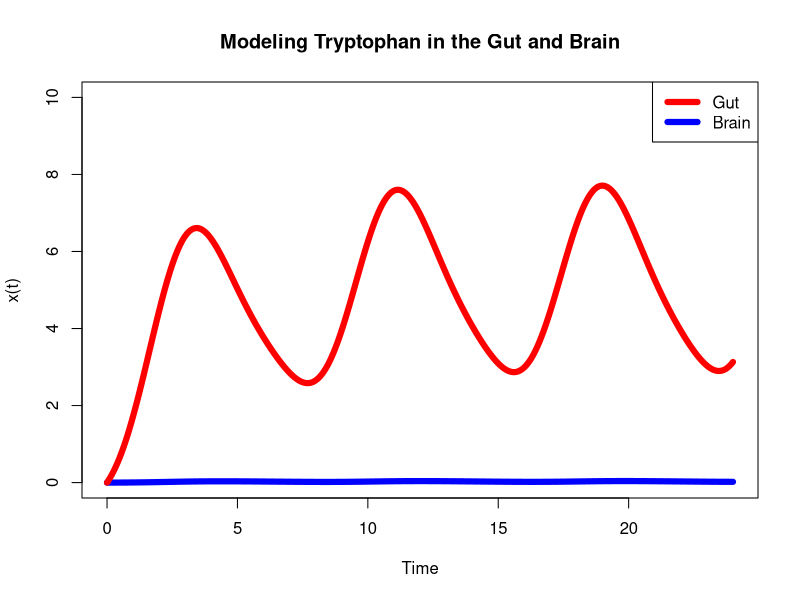
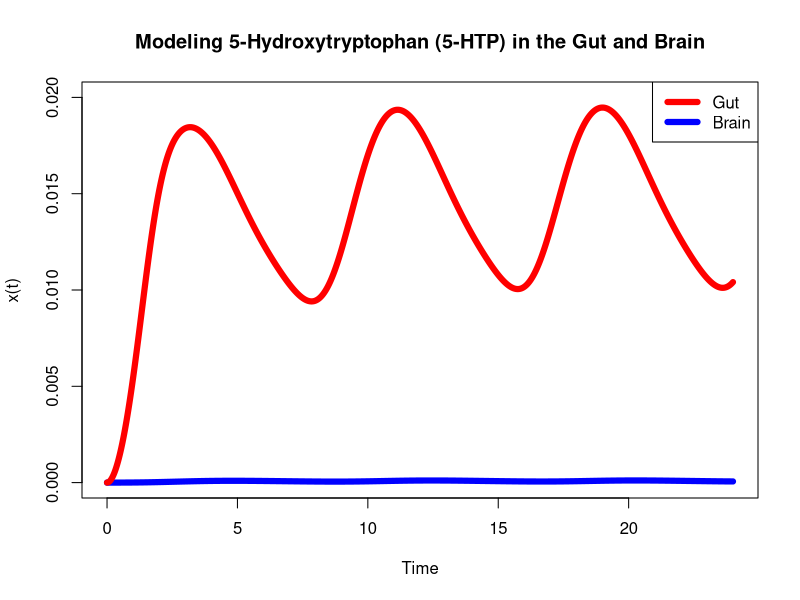
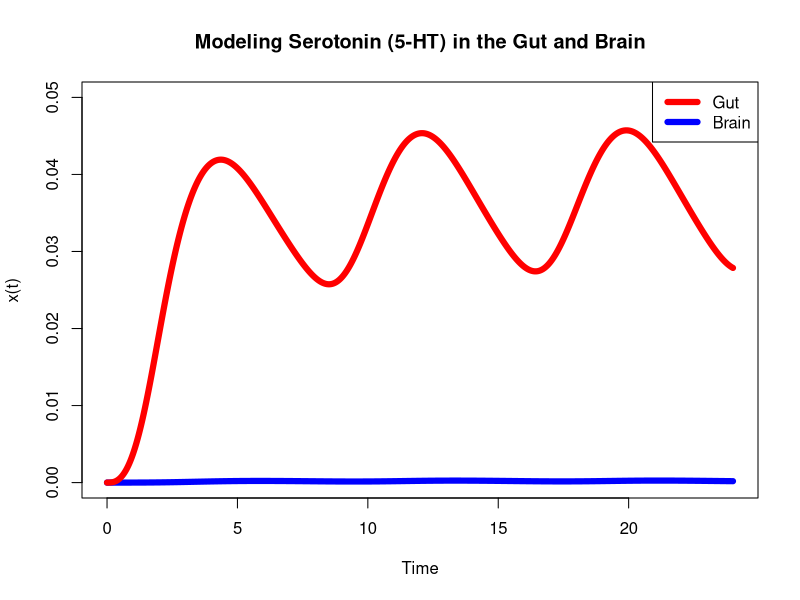

These charts were generated, in order, by the following R code:
library(deSolve)  

food = function(t){
  food = (sin(0.8*t)+1)^2
}

BBBode = function(t,x,parms){
  d1 = parms[1]
  d2 = parms[2]
  d3 = parms[3]
  d4 = parms[4]
  d5 = parms[5]
  d6 = parms[6]
  K1 = parms[7]
  K2 = parms[8]
  K3 = parms[9]
  K4 = parms[10]
  K5 = parms[11]
  Ki = parms[12]
  p1 = parms[13]
  p2 = parms[14]
  V1 = parms[15]
  V2 = parms[16]
  V3 = parms[17]
  V4 = parms[18]
  TPHB = parms[19]
  TPHG = parms[20]
  TB = x[1]
  TG = x[2]
  PB = x[3]
  PG = x[4]
  HB = x[5]
  HG = x[6]
  s = food(t) # describes food going in as a function of time
  
  dTBdt = V1*TG/(K1+TG) - (d2*TB) - (((0.01*V3*TB*TPHB)/((K3+TB+(TB^2/Ki))*(K4 + TPHB)))*(1.5-(HB^2/(0.0007682 + HB^2))))
  dTGdt = s - (V1*TG)/(K1 + TG) - (d1*TG) - (((0.02*V2*TG*TPHG)/((K2+TG+(TG^2/Ki))*(K4 + TPHG)))*(1.5-(HG^2/(0.0007682 + HG^2))))
  dPBdt = (((0.01*V3*TB*TPHB)/((K3+TB+(TB^2/Ki))*(K4 + TPHB)))*(1.5-(HB^2/(0.0007682 + HB^2)))) - ((V4*PB)/(K5+PB))
  dPGdt = (((0.02*V2*TG*TPHG)/((K2+TG+(TG^2/Ki))*(K4 + TPHG)))*(1.5-(HG^2/(0.0007682 + HG^2)))) - ((V4*PG)/(K5+PG))
  dHBdt = ((V4*PB)/(K5+PB)) - d5*HB
  dHGdt = ((V4*PG)/(K5+PG)) - d5*HG
  
  xdot = c(dTBdt,dTGdt, dPBdt, dPGdt, dHBdt, dHGdt)
  list(xdot)   
}

## Set the parameters
d1 = 0.277 # we got this number using the half life of tryptophan which is 2/2.5 hrs
d2 = 1
d3 = 1
d4 = 1
d5 = 1
d6 = 1
K1 = 64
K2 = 40
K3 = 40
K4 = 20
K5 = 160
Ki = 1000
p1 = 1
p2 = 1
V1 = 400*0.001 # trying to get serotonin in gut 9 times serotonin in brain since 90% of serotonin synthesis is done in gut
V2 = 400
V3 = 400
V4 = 400

TPHB = p2/d3
TPHG = p1/d4
# USE STEADY STATE FOR TPHB and TPHG

# put them in a vector
parms = c(d1, d2, d3, d4, d5, d6, K1, K2, K3, K4, K5, Ki, p1, p2, V1, V2, V3, V4, TPHB, TPHG)

## Set the initial condition
TB0 = 0 
TG0 = 0
PB0 = 0
PG0 = 0
HB0 = 0
HG0 = 0
## Set the time interval for the integration
t0 = 0
tf = 24
dt =.001

## Solve the ode
sol = ode(func = BBBode, y = c(TB0,TG0,PB0,PG0,HB0,HG0), times = seq(t0,tf,by = dt),parms = parms)
## The first column of the solution is the time values, the next columns are the state variables

## Plot the first solution
plot(sol[,1],sol[,2],type = 'l', lwd = 6, col = 'blue',
     xlab = 'Time',ylab = 'x(t)',ylim=c(0,10),
     main = 'Modeling Tryptophan in the Gut and Brain')
lines(sol[,1],sol[,3], lwd = 6, col='red')
legend('topright', legend = c('Gut','Brain'),col = c('red','blue'), lwd = 6, lty = c(1,1))

## Plot the second solution
plot(sol[,1],sol[,4],type = 'l', lwd = 6, col = 'blue',
     xlab = 'Time',ylab = 'x(t)',ylim=c(0,0.02),
     main = 'Modeling 5-Hydroxytryptophan (5-HTP) in the Gut and Brain')
lines(sol[,1],sol[,5], lwd = 6, col='red')
legend('topright', legend = c('Gut','Brain'),col = c('red','blue'), lwd = 6, lty = c(1,1))

## Plot the third solution
plot(sol[,1],sol[,6],type = 'l', lwd = 6, col = 'blue',
     xlab = 'Time',ylab = 'x(t)',ylim=c(0,0.05),
     main = 'Modeling Serotonin (5-HT) in the Gut and Brain')
lines(sol[,1],sol[,7], lwd = 6, col='red')
legend('topright', legend = c('Gut','Brain'),col = c('red','blue'), lwd = 6, lty = c(1,1))
